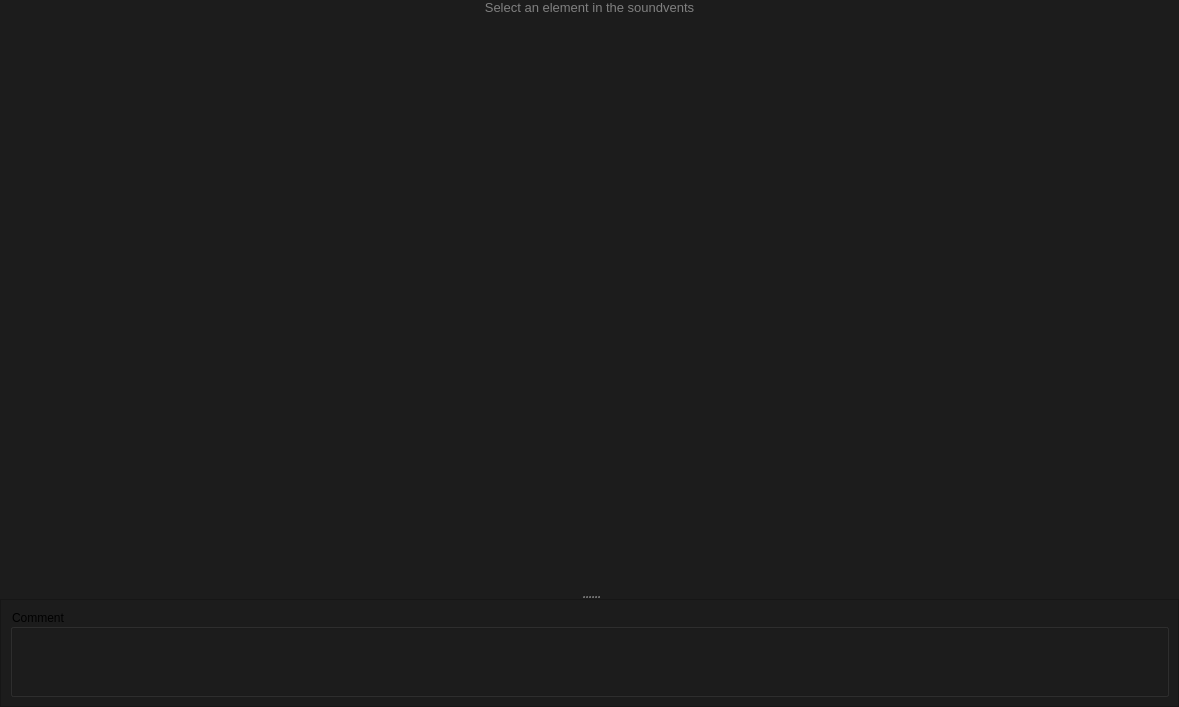
<?xml version="1.0" encoding="UTF-8"?>
<ui version="4.0">
 <class>MainWindow</class>
 <widget class="QMainWindow" name="MainWindow">
  <property name="geometry">
   <rect>
    <x>0</x>
    <y>0</y>
    <width>1179</width>
    <height>707</height>
   </rect>
  </property>
  <property name="windowTitle">
   <string>MainWindow</string>
  </property>
  <property name="styleSheet">
   <string notr="true">background-color: #1C1C1C;</string>
  </property>
  <widget class="QWidget" name="centralwidget">
   <layout class="QVBoxLayout" name="verticalLayout_3">
    <property name="leftMargin">
     <number>0</number>
    </property>
    <property name="topMargin">
     <number>0</number>
    </property>
    <property name="rightMargin">
     <number>0</number>
    </property>
    <property name="bottomMargin">
     <number>0</number>
    </property>
    <item>
     <widget class="QSplitter" name="splitter">
      <property name="baseSize">
       <size>
        <width>0</width>
        <height>-14428</height>
       </size>
      </property>
      <property name="orientation">
       <enum>Qt::Orientation::Vertical</enum>
      </property>
      <widget class="QScrollArea" name="scrollArea">
       <property name="focusPolicy">
        <enum>Qt::FocusPolicy::NoFocus</enum>
       </property>
       <property name="styleSheet">
        <string notr="true">QScrollArea {
    border: 0px solid black;
}</string>
       </property>
       <property name="lineWidth">
        <number>0</number>
       </property>
       <property name="verticalScrollBarPolicy">
        <enum>Qt::ScrollBarPolicy::ScrollBarAsNeeded</enum>
       </property>
       <property name="widgetResizable">
        <bool>true</bool>
       </property>
       <widget class="QWidget" name="scrollAreaWidgetContents">
        <property name="geometry">
         <rect>
          <x>0</x>
          <y>0</y>
          <width>1179</width>
          <height>613</height>
         </rect>
        </property>
        <property name="styleSheet">
         <string notr="true">QWidget: {
	border: 0px;
}</string>
        </property>
        <layout class="QVBoxLayout" name="verticalLayout_17">
         <property name="spacing">
          <number>0</number>
         </property>
         <property name="leftMargin">
          <number>0</number>
         </property>
         <property name="topMargin">
          <number>0</number>
         </property>
         <property name="rightMargin">
          <number>0</number>
         </property>
         <property name="bottomMargin">
          <number>0</number>
         </property>
         <item>
          <layout class="QVBoxLayout" name="properties_layout">
           <item>
            <widget class="QLabel" name="properties_placeholder">
             <property name="styleSheet">
              <string notr="true">color: gray; font-size: 13px;</string>
             </property>
             <property name="text">
              <string>Select an element in the soundvents</string>
             </property>
             <property name="alignment">
              <set>Qt::AlignmentFlag::AlignCenter</set>
             </property>
            </widget>
           </item>
           <item>
            <widget class="QFrame" name="properties_spacer">
             <property name="styleSheet">
              <string notr="true">color:#bbb;
border: none;</string>
             </property>
             <property name="frameShape">
              <enum>QFrame::Shape::StyledPanel</enum>
             </property>
             <property name="frameShadow">
              <enum>QFrame::Shadow::Raised</enum>
             </property>
             <layout class="QVBoxLayout" name="verticalLayout_4">
              <item>
               <spacer name="verticalSpacer">
                <property name="orientation">
                 <enum>Qt::Orientation::Vertical</enum>
                </property>
                <property name="sizeType">
                 <enum>QSizePolicy::Policy::Preferred</enum>
                </property>
                <property name="sizeHint" stdset="0">
                 <size>
                  <width>20</width>
                  <height>655</height>
                 </size>
                </property>
               </spacer>
              </item>
             </layout>
            </widget>
           </item>
          </layout>
         </item>
        </layout>
       </widget>
      </widget>
      <widget class="QFrame" name="CommetSeciton">
       <property name="frameShape">
        <enum>QFrame::Shape::StyledPanel</enum>
       </property>
       <property name="frameShadow">
        <enum>QFrame::Shadow::Raised</enum>
       </property>
       <layout class="QHBoxLayout" name="horizontalLayout_3">
        <item>
         <widget class="QSplitter" name="splitter_2">
          <property name="orientation">
           <enum>Qt::Orientation::Horizontal</enum>
          </property>
          <widget class="QGroupBox" name="groupBox_2">
           <property name="title">
            <string>Comment</string>
           </property>
           <layout class="QHBoxLayout" name="horizontalLayout"/>
          </widget>
         </widget>
        </item>
       </layout>
      </widget>
     </widget>
    </item>
   </layout>
  </widget>
  <action name="actionCreateNewsmartprop">
   <property name="icon">
    <iconset resource="../../resources.qrc">
     <normaloff>:/valve_common/icons/tools/common/new.png</normaloff>:/valve_common/icons/tools/common/new.png</iconset>
   </property>
   <property name="text">
    <string>CreateNewsmartprop</string>
   </property>
   <property name="menuRole">
    <enum>QAction::MenuRole::NoRole</enum>
   </property>
  </action>
  <action name="actionOpen_from_Explorer">
   <property name="icon">
    <iconset resource="../../resources.qrc">
     <normaloff>:/valve_common/icons/tools/common/open.png</normaloff>:/valve_common/icons/tools/common/open.png</iconset>
   </property>
   <property name="text">
    <string>Open as</string>
   </property>
  </action>
  <action name="actionSave_as">
   <property name="icon">
    <iconset resource="../../resources.qrc">
     <normaloff>:/valve_common/icons/tools/common/save_all.png</normaloff>:/valve_common/icons/tools/common/save_all.png</iconset>
   </property>
   <property name="text">
    <string>Save as</string>
   </property>
  </action>
  <action name="actionSave_current_file">
   <property name="icon">
    <iconset resource="../../resources.qrc">
     <normaloff>:/valve_common/icons/tools/common/save.png</normaloff>:/valve_common/icons/tools/common/save.png</iconset>
   </property>
   <property name="text">
    <string>Save</string>
   </property>
  </action>
  <action name="actionRecompile_file">
   <property name="icon">
    <iconset resource="../../resources.qrc">
     <normaloff>:/valve_common/icons/tools/common/options_activated.png</normaloff>:/valve_common/icons/tools/common/options_activated.png</iconset>
   </property>
   <property name="text">
    <string>Recompile file</string>
   </property>
  </action>
  <action name="actionRecompile_all_in_addon">
   <property name="icon">
    <iconset resource="../../resources.qrc">
     <normaloff>:/valve_common/icons/tools/common/options_activated.png</normaloff>:/valve_common/icons/tools/common/options_activated.png</iconset>
   </property>
   <property name="text">
    <string>Recompile all in addon</string>
   </property>
  </action>
  <action name="actionConvert_all_vsmart_file_to_vdata">
   <property name="icon">
    <iconset resource="../../resources.qrc">
     <normaloff>:/valve_common/icons/tools/common/move_to_changelist.png</normaloff>:/valve_common/icons/tools/common/move_to_changelist.png</iconset>
   </property>
   <property name="text">
    <string>Convert all vsmart file to vdata</string>
   </property>
   <property name="toolTip">
    <string>Convert all to data</string>
   </property>
  </action>
  <action name="actionFormat_serttings">
   <property name="icon">
    <iconset resource="../../resources.qrc">
     <normaloff>:/valve_common/icons/tools/common/setting.png</normaloff>:/valve_common/icons/tools/common/setting.png</iconset>
   </property>
   <property name="text">
    <string>Format serttings</string>
   </property>
  </action>
 </widget>
 <resources>
  <include location="../../resources.qrc"/>
 </resources>
 <connections/>
</ui>
